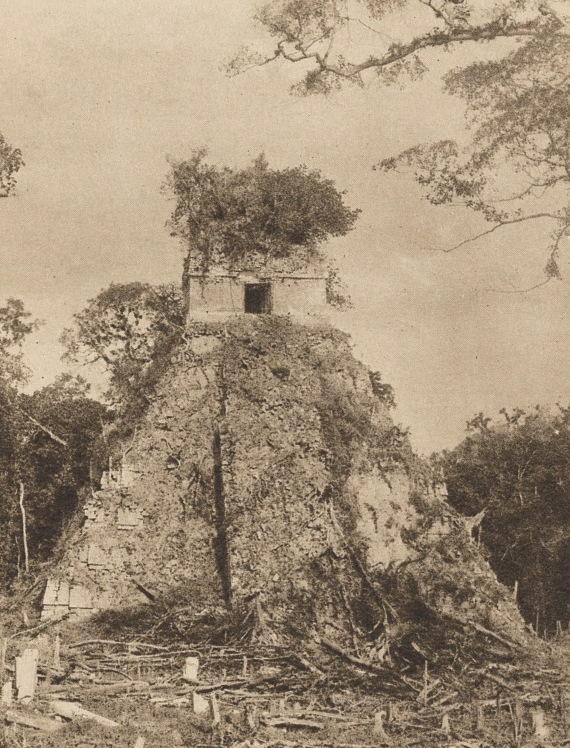
#> input picture videos/maya/raw/00.jpg, 570 x 748 px; its folder holds only this picture in this run
$ python render.py
#> lines starting #> are read from the running program, lines starting #| are printed output that depends on the picture
# Maya collapse — YT Shorts renderer (1080x1920, 30 fps).
# Usage: python3 render.py [--preview t1,t2,...] [--workers N]
import json, math, os, subprocess, sys, random
import numpy as np
from PIL import Image, ImageDraw, ImageFont, ImageFilter, ImageOps

HERE = os.path.dirname(os.path.abspath(__file__))
W, H, FPS = 1080, 1920, 30
DUR = 76.3
FD = os.path.join(HERE, 'fonts')

# ---------------------------------------------------------------- helpers
_fc = {}
# [7 lines left out: function F, not called in this run]

def cl(x, a=0., b=1.): return a if x < a else b if x > b else x
def eo(x): x = cl(x); return 1 - (1 - x) ** 3
def eio(x): x = cl(x); return 3 * x * x - 2 * x * x * x
def back(x, s=1.7): x = cl(x); x -= 1; return x * x * ((s + 1) * x + s) + 1
def seg(t, a, b): return cl((t - a) / (b - a)) if b > a else float(t >= a)
def pulse(t, a, b): return 0. if t < a else 1 - seg(t, a, b)
def lerp(a, b, x): return a + (b - a) * x

_tc = {}
# [60 lines left out: functions text_img, put, paste_clip, glow, cover, grade, not called in this run]

def rng(seed): return random.Random(seed)


# ================================================================ MAYA — assets, captions, scenes
DUR = 82.68

def grade_color(im, warm=1.0, sat=1.1, contrast=1.18, dark=0.0):
    a = np.asarray(im.convert('RGB'), dtype=np.float32) / 255.
    lum = a @ np.array([.299, .587, .114], np.float32)
    a = lum[..., None] + (a - lum[..., None]) * sat
    a = (a - .5) * contrast + .5
    # teal shadows / amber highlights
    sh = np.clip(1 - lum * 1.6, 0, 1)[..., None]; hi = np.clip((lum - .45) * 1.8, 0, 1)[..., None]
    a = a + sh * np.array([-.03, .02, .05]) * warm + hi * np.array([.07, .02, -.06]) * warm
    a = a * (1 - dark)
    return Image.fromarray((np.clip(a, 0, 1) * 255).astype(np.uint8)).convert('RGBA')

def redgrade(im):
    g = ImageOps.autocontrast(im.convert('L'), cutoff=1)
    return ImageOps.colorize(g, (14, 0, 0), (255, 120, 80)).convert('RGBA')

def loadimg(i, maxw=2400):
    for ext in ('.jpg', '.jpeg', '.png'):
        p = os.path.join(HERE, 'raw', '%02d%s' % (i, ext))
        if os.path.exists(p):
            im = Image.open(p).convert('RGB')
            if im.width > maxw: im = im.resize((maxw, int(im.height * maxw / im.width)), Image.LANCZOS)
            return im
    p = os.path.join(HERE, 'painted', '%02d.jpg' % i)
    return Image.open(p).convert('RGB') if os.path.exists(p) else None

def load_assets():
    A = {}
    names = ['tikal', 'palenque', 'cath_pal', 'cath_stela', 'chichen', 'stalag', 'jaguar', 'ruins86']
    for i, n in enumerate(names):
        im = loadimg(i)
        A[n] = grade_color(im) if im is not None else None
        A[n + '_raw'] = im
    A['war'] = redgrade(A['jaguar_raw'] if A['jaguar_raw'] is not None else A['tikal_raw'])
    A['stela_red'] = redgrade(loadimg(8))
    # [5 lines left out: function card, not called in this run]
    A['chahk'] = card(loadimg(9), 400) if loadimg(9) is not None else None
    A['king'] = card(loadimg(10), 480) if loadimg(10) is not None else None
    # night sky
    y = np.linspace(0, 1, H)[:, None]
    top = np.array([3, 6, 18]); bot = np.array([40, 28, 60])
    sky = (top + (bot - top) * y[..., None] ** 1.3).repeat(W, 1).astype(np.uint8)
    sky = Image.fromarray(sky).convert('RGBA'); d = ImageDraw.Draw(sky); r = rng(3)
    for _ in range(420):
        x, yy, b = r.random() * W, r.random() * H * .75, r.random()
        s = .7 + b * 1.8; c = int(110 + 145 * b)
        d.ellipse((x - s, yy - s, x + s, yy + s), fill=(c, c, min(255, c + 25)))
    A['sky'] = sky
    # stepped pyramid silhouette
    py = Image.new('RGBA', (1000, 900), (0, 0, 0, 0)); d = ImageDraw.Draw(py)
    for k in range(9):
        w = 480 - k * 46; yb = 900 - k * 78
        d.rectangle((500 - w, yb - 78, 500 + w, yb), fill=(10, 8, 14, 255))
    d.rectangle((420, 900 - 9 * 78 - 120, 580, 900 - 9 * 78), fill=(10, 8, 14, 255))
    d.rectangle((455, 900 - 9 * 78 - 80, 545, 900 - 9 * 78), fill=(255, 170, 70, 255))
    d.polygon([(470, 0), (530, 0), (560, 900), (440, 900)], fill=(10, 8, 14, 255))  # stairs ridge
    A['pyr'] = py
    # cracked earth
    r = np.random.default_rng(11)
    n = np.array(Image.fromarray((r.random((90, 52)) * 255).astype(np.uint8)).resize((W, H), Image.BICUBIC)) / 255.
    base = np.stack([150 + 50 * n, 105 + 35 * n, 62 + 20 * n], -1)
    earth = Image.fromarray(base.clip(0, 255).astype(np.uint8)).convert('RGBA'); d = ImageDraw.Draw(earth)
    pts = [(r.random() * W, r.random() * H) for _ in range(140)]
    rr = rng(5); A['cracks'] = []
    for (x, y) in pts:
        seg_ = [(x, y)]
        for _ in range(rr.randint(3, 7)):
            x += (rr.random() - .5) * 170; y += (rr.random() - .5) * 170; seg_.append((x, y))
        A['cracks'].append(seg_)
    A['earth'] = earth
    # Maya lowlands rough map
    A['grain'] = [np.random.default_rng(k).normal(0, 6, (H, W, 1)).astype(np.float32) for k in range(6)]
    yy, xx = np.mgrid[0:H, 0:W]; rr2 = np.sqrt(((xx - W / 2) / (W * .62)) ** 2 + ((yy - H / 2) / (H * .58)) ** 2)
    A['vig'] = (1 - .6 * np.clip(rr2 - .45, 0, 1) ** 1.3)[..., None].astype(np.float32)
    return A

# ---------------------------------------------------------------- captions
WORDS = json.load(open(os.path.join(HERE, 'words.json')))
#> (reads videos/maya/words.json from the repository)
ws = []
for w in WORDS:
    t_ = w['w']
    if t_.startswith('-') and ws: ws[-1]['w'] += t_; ws[-1]['e'] = w['e']; continue
    ws.append(dict(w=t_, s=w['s'], e=w['e']))
for w in ws:
    if w['w'].lower().startswith('mega-drought'): w['w'] = 'megadrought'
KEY = {'MAYA', 'PYRAMIDS', 'EMPIRE', 'VANISH', 'VINES', 'EMPTY', 'SOUL', 'BEHIND', 'CATASTROPHIC', 'TERRIFYING', 'STALAGMITES',
       'MEGADROUGHT', 'CENTURY-LONG', 'WATER', 'FAMINE', 'BRUTAL', 'APOCALYPTIC', 'CIVIL', 'WARS', 'BLOOD', 'ABANDONED', 'DYING',
       'CATASTROPHE', 'SUICIDE', 'RUIN', 'UNKNOWN', 'COLLAPSED', 'COSMOS', 'DRIED'}
def norm(t): return ''.join(c for c in t.upper() if c.isalnum() or c in "-°'").strip("'")
groups = []; cur = []
for i, w in enumerate(ws):
    cur.append(w)
    gap = ws[i + 1]['s'] - w['e'] if i + 1 < len(ws) else 9
    if w['w'][-1] in ',.?!' or len(cur) >= 3 or gap > .3 or len(''.join(x['w'] for x in cur)) > 16:
        groups.append(cur); cur = []
if cur: groups.append(cur)
for i, g in enumerate(groups):
    g0 = g[0]['s'] - .06
    g1 = min(groups[i + 1][0]['s'] - .06, g[-1]['e'] + .5) if i + 1 < len(groups) else g[-1]['e'] + .8
    groups[i] = dict(words=g, a=g0, b=g1)
# [22 lines left out: function draw_caption, not called in this run]

# ---------------------------------------------------------------- particles
SN = [(rng(i).random(), rng(i + 999).random(), rng(i + 77).random()) for i in range(220)]
# [13 lines left out: function snow, not called in this run]

def flash(base, a, col=(255, 255, 255)):
    if a <= 0: return
    base.alpha_composite(Image.new('RGBA', (W, H), col + (int(255 * cl(a)),)))

def darken(base, a): flash(base, a, (0, 0, 0))

# [21 lines left out: functions label, slam, shake, not called in this run]

# ---------------------------------------------------------------- scenes
_TOP = None
# [8 lines left out: function topshade, not called in this run]


# ---------------------------------------------------------------- maya particles
MO = [(rng(i).random(), rng(i + 999).random(), rng(i + 77).random()) for i in range(240)]
# [34 lines left out: functions motes, vines, not called in this run]

def photo(A, key, t, t0, t1, z0, z1, cx0=.5, cx1=.5, cy0=.5, cy1=.5):
    k = eio((t - t0) / (t1 - t0))
    return cover(A[key], t, lerp(z0, z1, k), lerp(cx0, cx1, k), lerp(cy0, cy1, k))

# ---------------------------------------------------------------- scenes
def archtag(im, t, txt, t0):
    a = eo((t - t0 - .3) / .4)
    if a > 0: put(im, text_img(txt, 'oswald', 30, (255, 236, 205, 255), 0, track=4, shadow=4), W / 2, 1265, 1, a * .9)

# [166 lines left out: functions sc_hook, sc_cosmos, sc_vanish, sc_spanish, sc_question, sc_theory_old and 2 more, not called in this run]

CITIES = [('TIKAL', 560, 980), ('CALAKMUL', 520, 800), ('PALENQUE', 250, 900), ('COPAN', 700, 1250), ('CARACOL', 690, 1060),
          ('YAXCHILAN', 360, 1020), ('UXMAL', 600, 560), ('DOS PILAS', 470, 1090)]
# [157 lines left out: functions sc_famine, sc_war, sc_dynasty, sc_abandon, tree, sc_theories and 1 more, not called in this run]

SCENES = [(0, 5.9, sc_hook), (5.9, 11.8, sc_cosmos), (11.8, 15.5, sc_vanish), (15.5, 25.6, sc_spanish), (25.6, 27.9, sc_question),
          (27.9, 36.7, sc_theory_old), (36.7, 41.8, sc_stalag), (41.8, 48.3, sc_drought), (48.3, 53.4, sc_famine), (53.4, 59.7, sc_war),
          (59.7, 62.6, sc_dynasty), (62.6, 68.3, sc_abandon), (68.3, 76.75, sc_theories), (76.75, 99, sc_end)]

# [15 lines left out: function frame, not called in this run]
def work(args):
    i0, i1, path = args
    A = load_assets()
#> in loadimg, im is the input picture: PIL image 570x748 RGB; mean R, G, B 162, 143.9, 121
#> in grade_color, `lum = a @ np.array([.299, .587, .114], np.float32)`:
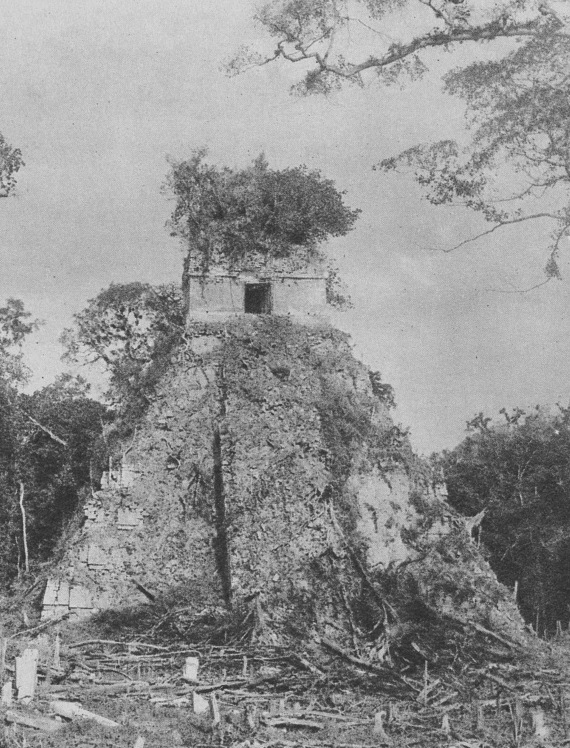
#> lum: shape (748, 570) float32; min 0.137, max 0.886, mean 0.575
#> in grade_color, `sh = np.clip(1 - lum * 1.6, 0, 1)[..., None]`:
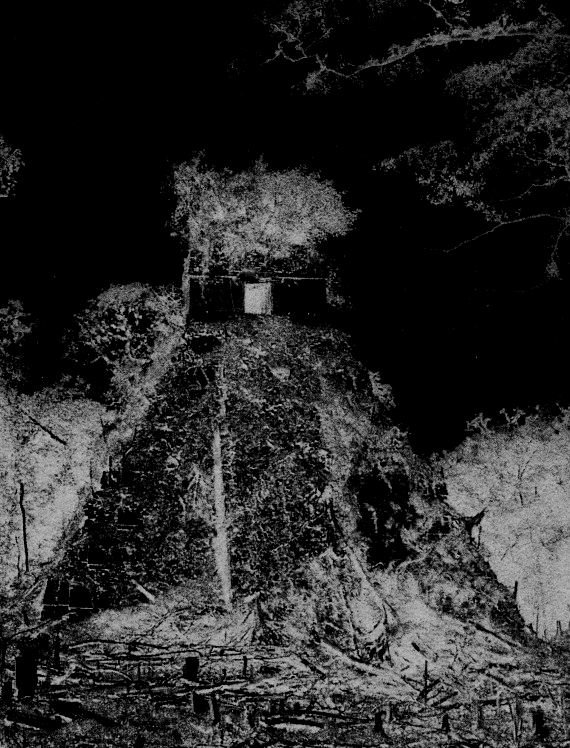
#> sh: shape (748, 570, 1) float32; min 0, max 0.781, mean 0.163
#> in grade_color, `hi = np.clip((lum - 0.45) * 1.8, 0, 1)[..., None]`:
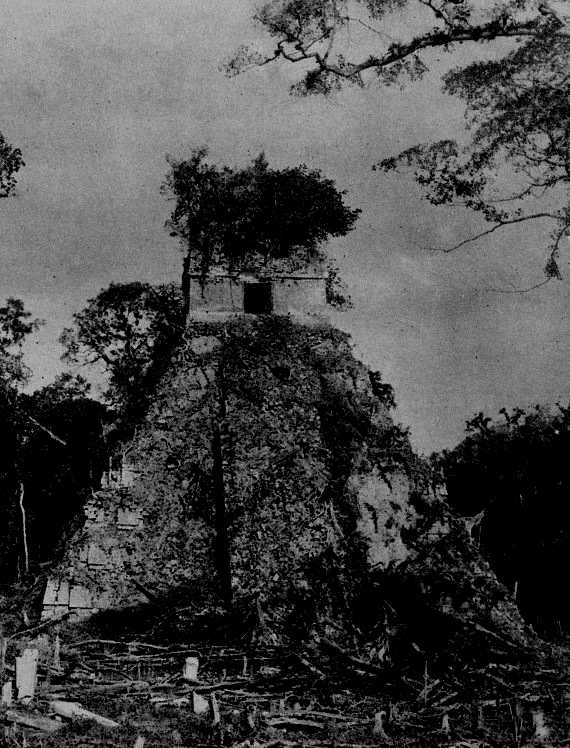
#> hi: shape (748, 570, 1) float32; min 0, max 0.785, mean 0.284
#> in grade_color, `a = a + sh * np.array([-.03, .02, .05]) * warm + hi * np.array([.07, ...`:
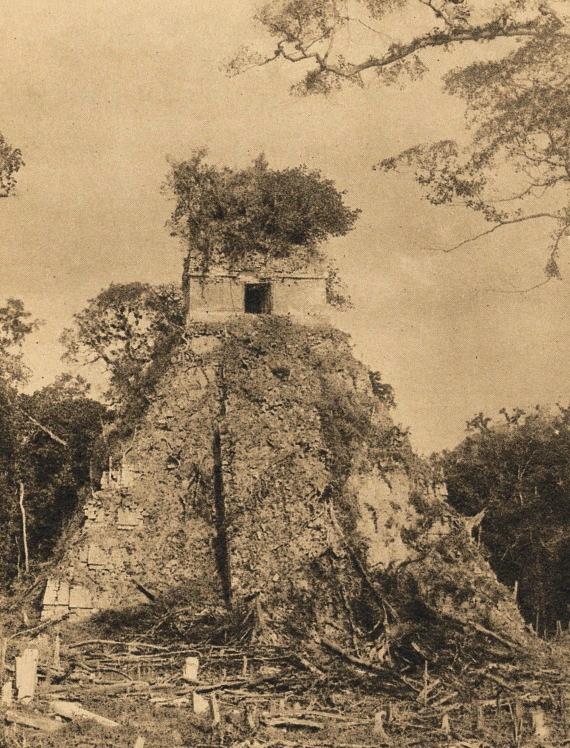
#> a: shape (748, 570, 3) float64; mean R, G, B 0.682, 0.583, 0.449; drawn with min black and max white
#> in grade_color, `return Image.fromarray((np.clip(a, 0, 1) * 255).astype(np.uint8)).conv..`:
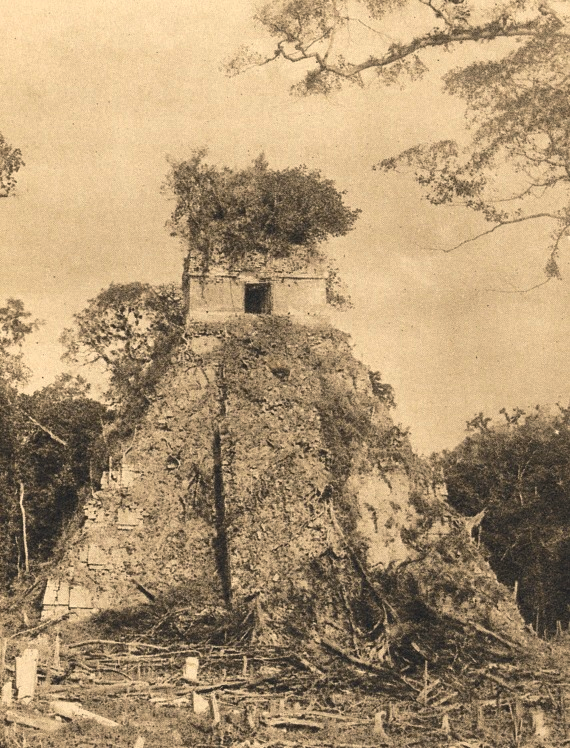
#> returned value: PIL image 570x748 RGBA; mean R, G, B, A 173.3, 148.3, 114, 255
#> in redgrade, `g = ImageOps.autocontrast(im.convert('L'), cutoff=1)`:
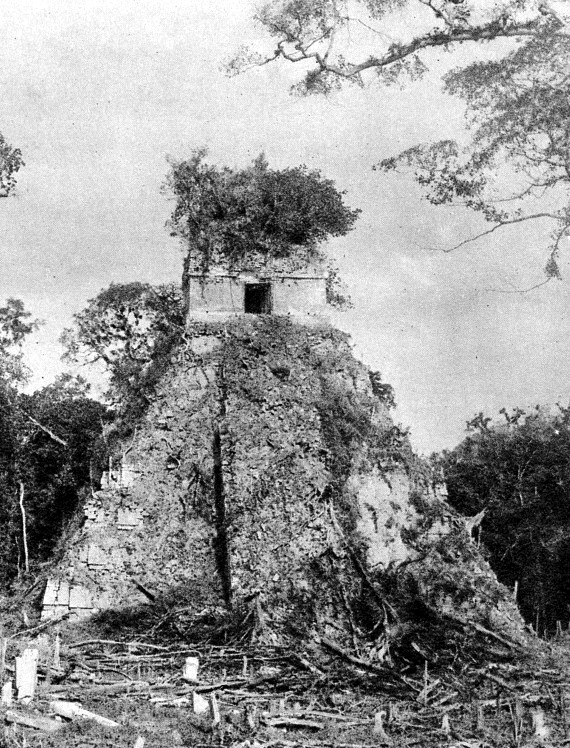
#> g: PIL image 570x748 L; min 0, max 255, mean 151.3
#> in redgrade, `return ImageOps.colorize(g, (14, 0, 0), (255, 120, 80)).convert('RGBA')`:
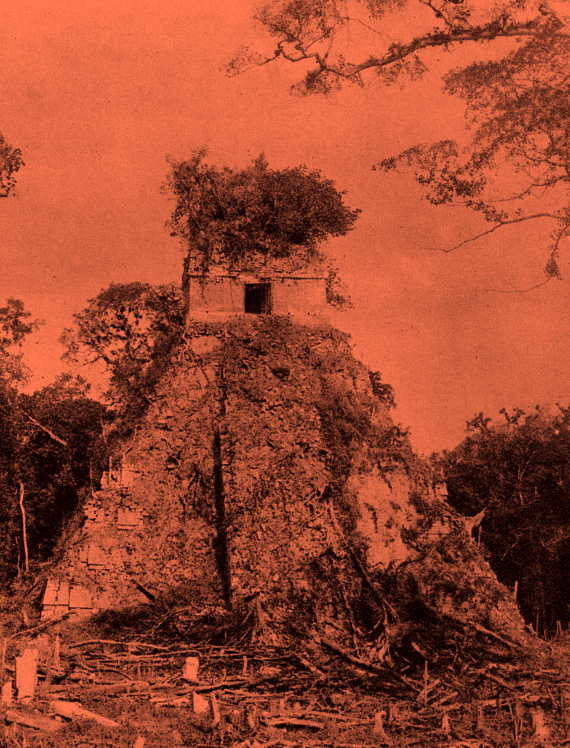
#> returned value: PIL image 570x748 RGBA; mean R, G, B, A 156.5, 70.7, 47, 255
    p = subprocess.Popen(['ffmpeg', '-v', 'error', '-y', '-f', 'rawvideo', '-pix_fmt', 'rgb24', '-s', f'{W}x{H}', '-r', str(FPS), '-i', '-',
                          '-c:v', 'libx264', '-preset', 'medium', '-crf', '17', '-pix_fmt', 'yuv420p', path], stdin=subprocess.PIPE)
    for i in range(i0, i1):
        p.stdin.write(frame(A, i / FPS).tobytes())
    p.stdin.close(); p.wait()
    return path

if __name__ == '__main__':
    if '--preview' in sys.argv:
        ts = [float(x) for x in sys.argv[sys.argv.index('--preview') + 1].split(',')]
        A = load_assets(); out = sys.argv[sys.argv.index('--preview') + 2] if len(sys.argv) > sys.argv.index('--preview') + 2 else '/tmp'
        tiles = [Image.fromarray(frame(A, t)).resize((270, 480)) for t in ts]
        sheet = Image.new('RGB', (270 * min(6, len(tiles)), 480 * math.ceil(len(tiles) / 6)))
        for k, tl in enumerate(tiles): sheet.paste(tl, ((k % 6) * 270, (k // 6) * 480))
        sheet.save(out); print(out); sys.exit()
    from multiprocessing import Pool
    N = int(DUR * FPS); nw = int(os.environ.get('WORKERS', 4)); cs = math.ceil(N / nw)
    os.makedirs(os.path.join(HERE, 'out'), exist_ok=True)
    jobs = [(k * cs, min(N, (k + 1) * cs), os.path.join(HERE, 'out', f'part{k}.mp4')) for k in range(nw)]
#> (the run stopped early here; a loop or call above may not have finished)
